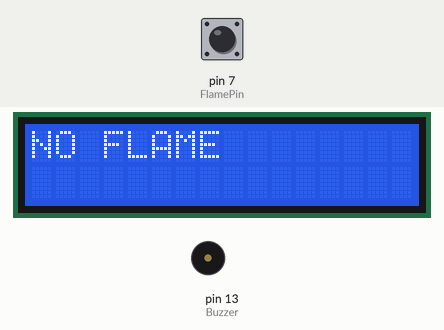
Simulated run of this sketch. Board: Arduino Uno, built with avr-gcc and run on an emulated ATmega328P. Parts: 16×2 character LCD, buzzer (waves = sounding). The inputs (shaded band) are chosen by the test bench; at power-on: pin 7 (FlamePin) HIGH. What the sketch prints to the serial monitor is not drawn.

Above: at 1.2 s.
1.3 s: pin 7 (FlamePin) driven LOW
At 2.4 s:
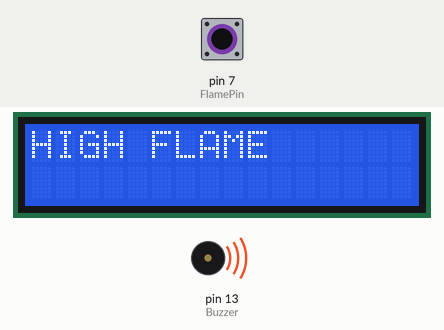
2.8 s: pin 7 (FlamePin) driven HIGH
At 3.5 s:
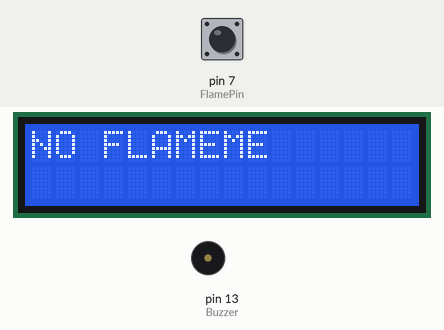
4.3 s: pin 7 (FlamePin) pulsed LOW 5 times (0.12 s each, 0.3 s apart)
At 4.53 s:
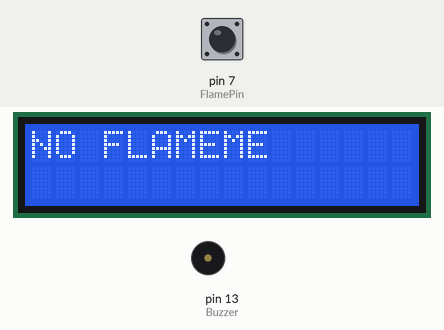
8.8 s: pin 7 (FlamePin) pulsed LOW 5 times (0.12 s each, 0.3 s apart)
At 8.88 s:
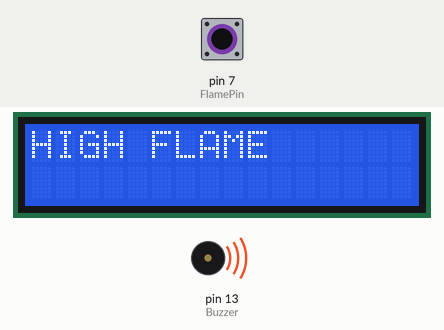
Timing chart, 0 to 11.8 s (numbered marks = the images above; inputs shaded):
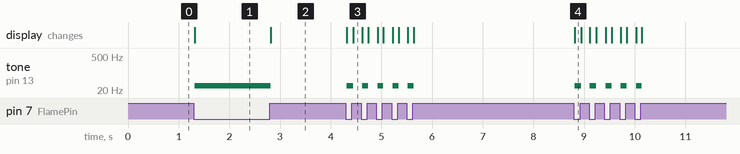

Measured:
- after the input at 1.3 s, tone on pin 13 (Buzzer): silent → 30 Hz at once; the display: changes at once (image 1)
- after the input at 2.8 s, tone on pin 13 (Buzzer): 30 Hz → silent at once; the display: changes at once (image 2)
- after the input at 4.3 s, tone on pin 13 (Buzzer): alternates 30 Hz for 0.12 s and silent for 0.18 s, 10 changes in all, then stays silent, starting at once; the display: first changes at once (image 3 shows a later state)
- after the input at 8.8 s, tone on pin 13 (Buzzer): alternates 30 Hz for 0.12 s and silent for 0.18 s, 10 changes in all, then stays silent, starting at once; the display: changes at once (image 4)

The sketch:

Fire_alarm_with_Flame_Ssnsor__LCD___Buzzer.ino
```cpp
/*

  The LCD circuit:
 * LCD RS pin to digital pin 12
 * LCD Enable pin to digital pin 11
 * LCD D4 pin to digital pin 5
 * LCD D5 pin to digital pin 4
 * LCD D6 pin to digital pin 3
 * LCD D7 pin to digital pin 2
 * LCD R/W pin to ground
 * LCD VSS pin to ground
 * LCD VCC pin to 5V
 * 10K resistor:
 * ends to +5V and ground
 * k pin to ground
 * A pin to vcc    " LEC LED "


  The Flame and buzzer circuit:
*Buzzer postive pin to 13
*Flame sensor Do pin to 7

 */
 #include <LiquidCrystal.h>

// initialize the library with the numbers of the interface pins
LiquidCrystal lcd(12, 11, 5, 4, 3, 2);

int Buzzer = 13; // Use buzzer for alert
int FlamePin = 7; // This is for input pin
int Flame = HIGH;

void setup() {
 pinMode(Buzzer, OUTPUT);
 pinMode(FlamePin, INPUT);
 Serial.begin(9600);
  lcd.begin(16, 2);
}

void loop() {
 Flame = digitalRead(FlamePin);
 if (Flame== LOW)
 {
 Serial.println("HIGH FLAME");
 digitalWrite(Buzzer, HIGH);
  tone(13,30);
  lcd.setCursor(0, 0);
    lcd.print("HIGH FLAME");
 }
 else
 {
 Serial.println("Everything Ok");
 digitalWrite(Buzzer, LOW);
 noTone(13);
   lcd.setCursor(0, 0);
    lcd.print("NO FLAME");
 }
}
```
